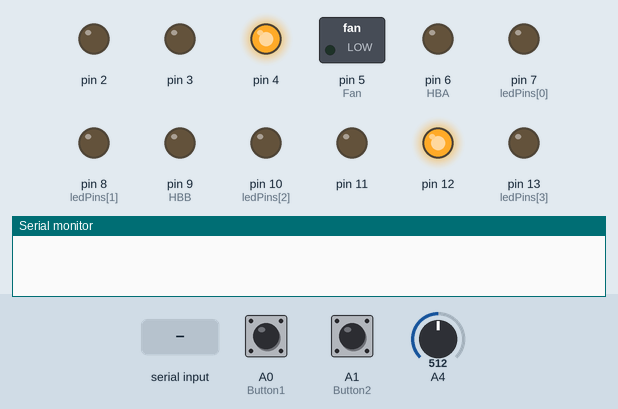
Bench run of a sketch on a simulated Arduino Uno, built with avr-gcc and run on an emulated ATmega328P. Shown: switched loads named in the sketch (green lamp = pin HIGH), output pins drawn as LEDs (lit = HIGH), the last lines printed to the serial monitor. The inputs (shaded band) are chosen by the test bench; at power-on: A0 (Button1) LOW, A4 = 512, A1 (Button2) LOW.

Above: at 1.2 s.
1.3 s: A0 (Button1) pulled HIGH for 0.15 s
At 2.6 s:
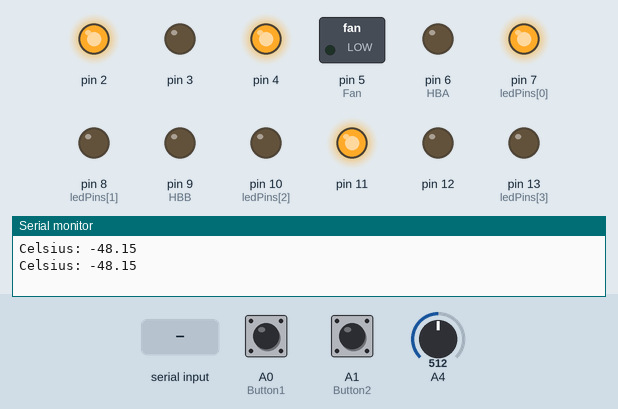
3.8 s: A4 set to 614
5.5 s: A4 set to 645
At 6.9 s:
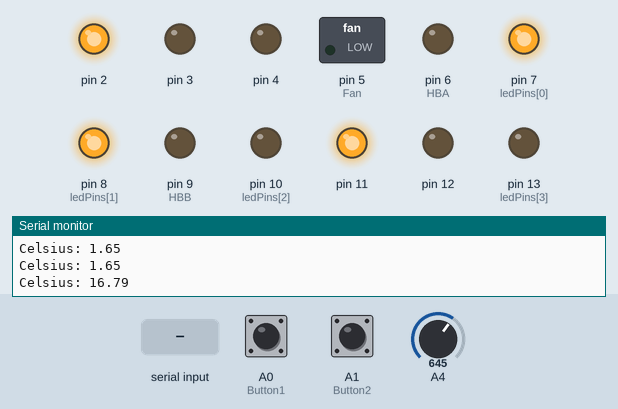
7.8 s: A1 (Button2) pulled HIGH for 1 s
At 9.7 s:
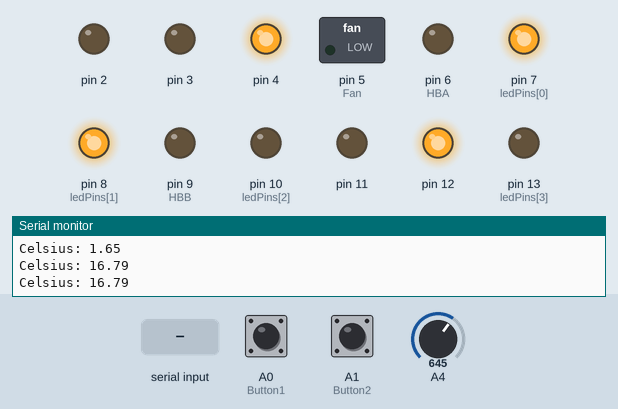
10.3 s: byte 30 received over Serial
At 11.0 s:
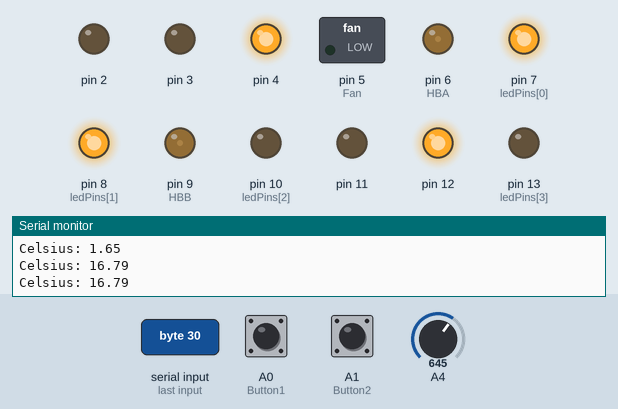
11.8 s: byte 90 received over Serial
At 12.2 s:
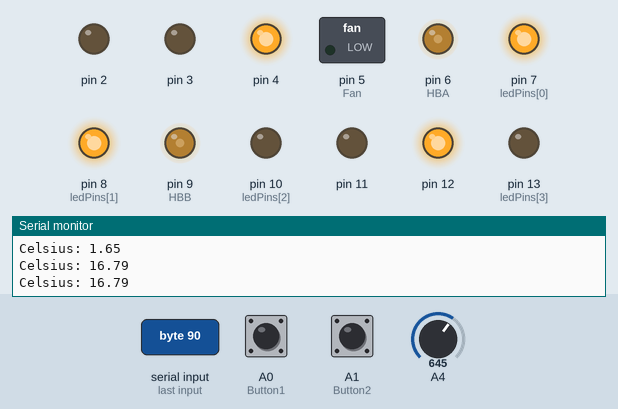
Timing chart, 0 to 14.3 s (numbered marks = the images above; inputs shaded):
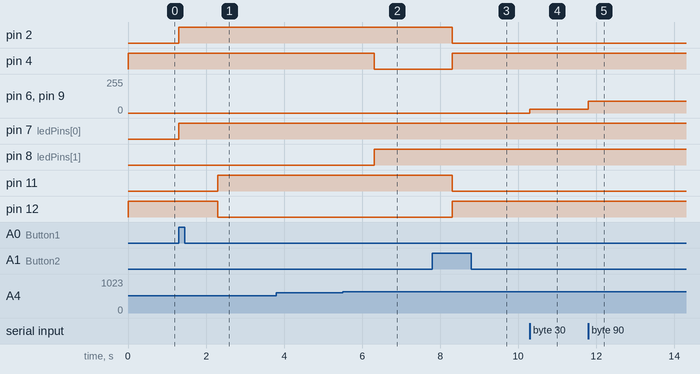

The sketch:

Fan_Music_Control.ino
```cpp
//multi mode!
float tempK=0, tempC=0, tempF=0;    //variables to store temp readings

#define HBA 6 //HBridge A pin Green and RED LED
#define HBB 9 //HBridge B pin FAN and Blue LED PWM
#define Red 2 //HBridge Red LED pin
#define Green 4 //HBridge Green LED pin
#define Fan 5 //HBridge Fan pin
#define Button1 A0 //HBridge Fan pin
#define Button2 A1 //HBridge Fan pin

int button1State = 0;   //buttons
int button2State = 0;

int ledPins[] = {7,8,10,13};  //ledpins on board the arduino.
int ledCount = 4;
int mode = 1;    //default mode is 1
//------------------------------------------------------------
//------------------------------------------------------------

void setup(){
for(int ledPin=2;ledPin<14;ledPin++){
   pinMode(ledPin, OUTPUT) ;// initialize the LED pin as an output:
}
pinMode(Button1, INPUT);
pinMode(Button2, INPUT);
Serial.begin(9600);
}
//------------------------------------------------------------
//------------------------------------------------------------

void loop(){
modecheck();

if(mode ==1){  //mode1 to use the LED strip to visualize music coming from the computer by using Processing
  ledOn(Red);  //to send signals through the COM port to the arduino.
  ledOff(Green);
  fanOff();
  byte brightness;
   if (Serial.available()) {
      // read the most recent byte (which will be from 0 to 255):
      brightness = Serial.read();
      // set the brightness of the LED:
      analogWrite(HBA, brightness);
      analogWrite(HBB, brightness);
  }
}

if(mode == 0){
  tempRead();
  if(boardLED() != 0){
  for(int ledPin=0;ledPin<boardLED();ledPin++){
     digitalWrite(ledPins[ledPin], HIGH) ;    //turn on some LEDs depends on the temp readings
  }
  for(int ledPin=boardLED();ledPin<ledCount;ledPin++){
     digitalWrite(ledPins[ledPin], LOW) ;      //turn off some LEDs depends on the temp readings
  }
  } else{ if(mode !=1){ledBlink();}    //Blink if temp is too high
  }
  delay(1000);
  }
}
//------------------------------------------------------------
//------------------------------------------------------------

void modecheck(){      //reads the buttonstates to update the mode.
  button1State = digitalRead(Button1);
  button2State = digitalRead(Button2);
  if(mode==0){
    digitalWrite(12,LOW);
    digitalWrite(11,HIGH);
  }else if(mode ==1){
    digitalWrite(12,HIGH);
    digitalWrite(11,LOW);
  }

  if(button1State == HIGH){
    mode = 0;
  } else if(button2State == HIGH){
    mode = 1;
  }
}
//------------------------------------------------------------
//------------------------------------------------------------

int boardLED(){  //turns on and off the LED strip colors red and green depending on the temperature
  if(tempC<10){
    if(mode ==1){return 1;}
    fanOff();
    ledOff(Green);ledOff(Red);
    return 1;
  } else if(tempC<20){
    if(mode ==1){return 2;}
    fanOff();
    ledOn(Green);ledOff(Red);
    return 2;
  } else if(tempC<30){
    if(mode ==1){return 3;}
    fanOn(230);
    ledOn(Green);ledOff(Red);
    return 3;
  } else if(tempC<40){
    if(mode ==1){return 4;}
    fanOn(240);
    ledOff(Green);ledOn(Red);
    return 4;
  } else if(tempC>40){
    if(mode ==1){return 0;}
    fanOn(255);
    ledOff(Green);ledOn(Red);
    return 0;
  }

}
//------------------------------------------------------------
//------------------------------------------------------------

void ledBlink(){    //blinks the LEDs
for(int ledPin=0;ledPin<boardLED();ledPin++){
   digitalWrite(ledPins[ledPin], HIGH) ;// initialize the LED pin as an output:
}
delay(1000);
for(int ledPin=boardLED();ledPin<ledCount;ledPin++){
   digitalWrite(ledPins[ledPin], LOW) ;// initialize the LED pin as an output:
}
}

//------------------------------------------------------------
//------------------------------------------------------------
//Helper Methods
void fanOn(int spd){
  analogWrite(HBB, spd);
  digitalWrite(Fan, HIGH);
}
//------------------------------------------------------------
//------------------------------------------------------------
void fanOff(){
  digitalWrite(Fan, LOW);
}
//------------------------------------------------------------
//------------------------------------------------------------
void tempRead(){
//int rawvoltage= analogRead(A4);
//float millivolts= (rawvoltage/1024.0) * 5000;
//tempK= (millivolts/10);
//tempC =  tempK - 273.15;

// read the input on analog pin 0:
//int sensorValue = analogRead(A4);
//float voltage = sensorValue * (5.0 / 1023.0);
//Serial.println(voltage);
//tempC = ((5000*sensorValue)/1024/10)-273.15;

tempK = analogRead(A4) * 0.004882812 * 100-25;    //Read temperature in Kelvins first
tempC = tempK - 273.15;    //Convert from Kelvin to Celsius
tempF = ((tempK) * 9 / 5) - 459.67;    //Convert from Kelvin to Fahrenheit
//Print all the values to Serial
//Serial.print("Kelvin: "); Serial.println(tempK);
Serial.print("Celsius: "); Serial.println(tempC);
//Serial.print("Fahrenheit: "); Serial.println(tempF);
//Serial.println();
}
//------------------------------------------------------------
//------------------------------------------------------------

void ledOn(int pin){
  digitalWrite(pin, LOW);
}
//------------------------------------------------------------
//------------------------------------------------------------
void ledOff(int pin){
  digitalWrite(pin, HIGH);
}
//------------------------------------------------------------
//------------------------------------------------------------
```

Measured:
- the behaviour switches between 631 and 632 on A4 (found by bisection; images 1 and 2)
- after the input at 1.3 s, pin 2, pin 7 (ledPins[0]): LOW → HIGH at once; pin 11: LOW → HIGH after 1.0 s; pin 12: HIGH → LOW after 1.0 s
- after the input at 5.5 s, pin 4: HIGH → LOW after 0.80 s; pin 8 (ledPins[1]): LOW → HIGH after 0.80 s
- after the input at 7.8 s, pin 2, pin 11: HIGH → LOW after 0.51 s; pin 4, pin 12: LOW → HIGH after 0.51 s
- after the input at 10.3 s, pin 6 (HBA), pin 9 (HBB): 0/255 → 30/255 at once
- after the input at 11.8 s, pin 6 (HBA), pin 9 (HBB): 30/255 → 90/255 at once
